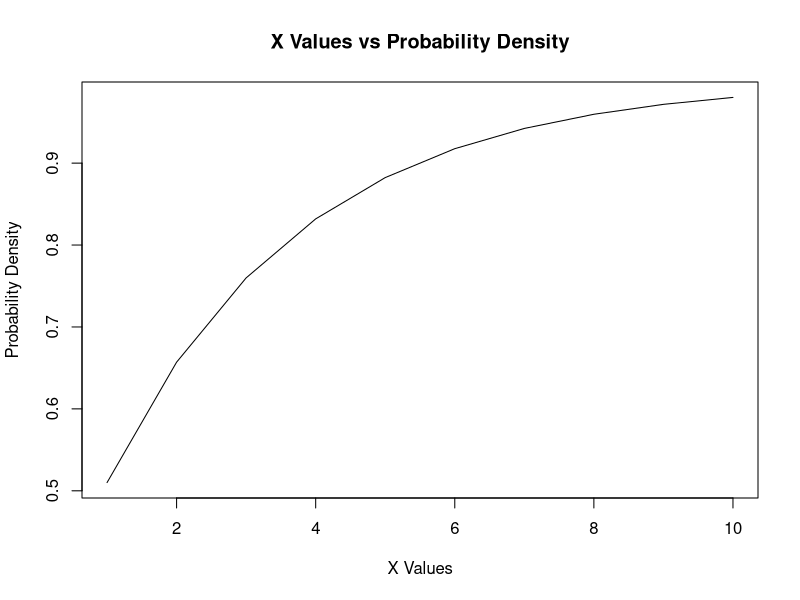

Here is the R script that generated this plot:
#Q1
my_LS = function(X,Y){
  ans1 = solve(t(X)%*%X)%*%t(X)%*%Y
  return(as.vector(ans1))
}
X = cbind(rep(1,10),1:10)
Y = seq(1,30,length = 10)
my_LS(X,Y)

#Q2
lambda = 1
I = diag(1, 2, 2)
my_ridge = function(X,Y){
  ans1 = solve(t(X)%*%X+lambda*I)%*%t(X)%*%Y
  return(as.vector(ans1))
}
X <-cbind(rep(1, 10), 1:10)
Y <-seq(1,30, length = 10)
my_ridge(X,Y)

#Q3
n = 5
m = 6
x = 1:n
y = 1:m
my_sum = function(x,y) { 
  sum = 0
  for (x in 1:n) {
    for (y in 1:m) {
      sum = sum + x^2*y/(x+y)
    }
  }
  return(as.numeric(sum))
}
my_sum(x,y)

#Q4 
n = 5
m = 6
x = matrix(1:n, nrow=n, ncol=m)
y = matrix(1:m, nrow=n, ncol=m, byrow = TRUE)
my_sum2 = function(x,y) {
  f_sum = sum(x^2*y/(x+y))
  return(as.numeric(f_sum))
}
my_sum2(x,y)

#Q5
round(runif(1,min = 1, max = 5))

#Q6
sample(c(0,1), size = 10, replace = TRUE, prob = c(0.4,0.6))

#Q7a
abs(sum(seq(1, 1000, by = 3)))

#Q7b
abs(sqrt(sum(seq(1, 1000, by = 3)^2)))

#Q8
sum(c(1:25)[c(1:25)%%2==1])

#Q9
X9 = pgeom(c(1:10), 0.3)
plot(X9, type = "l", xlab = "X Values", ylab = "Probability Density", main = "X Values vs Probability Density")

#Q10
no_sim = 10000 # number of simulation
above_and_below = rep(0, no_sim)
for (j in 1:no_sim) {
  price = 100*exp(cumsum(rnorm(40, mean = 0.0002, sd = 0.015)))
  above_and_below[j] = min(price[1:20]) < 95 & max(price) > 101
}
mean(above_and_below)


